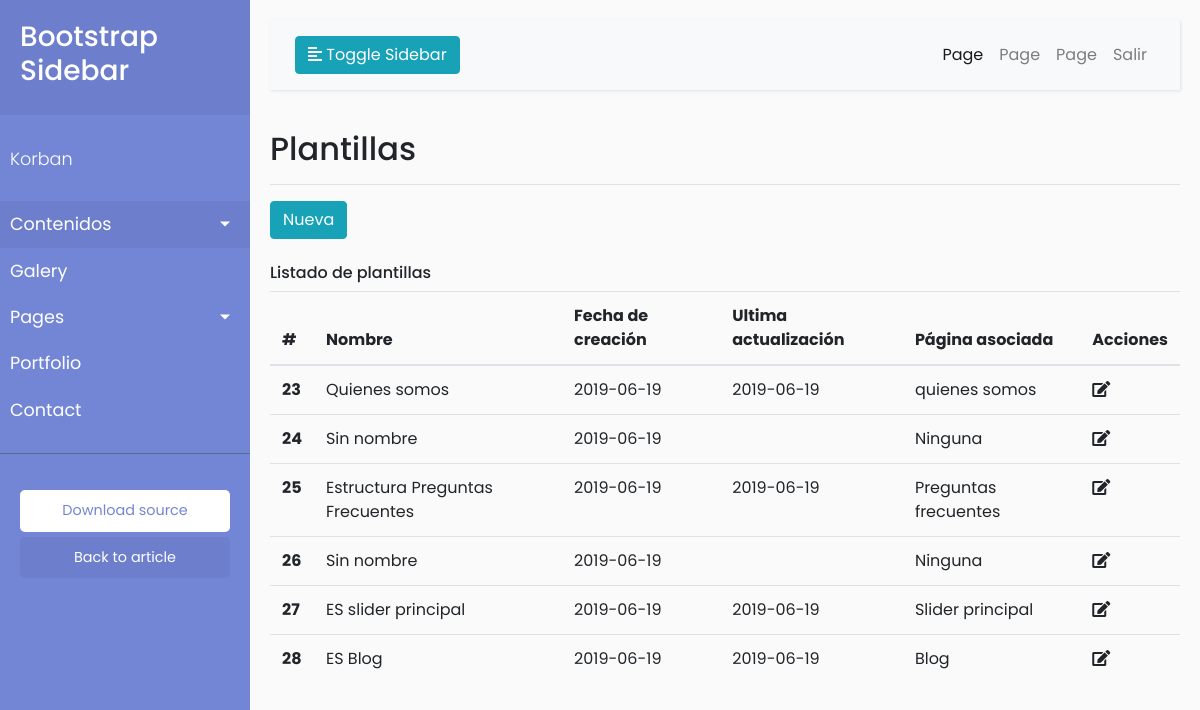
Before: /index.php/structure with the older database file.
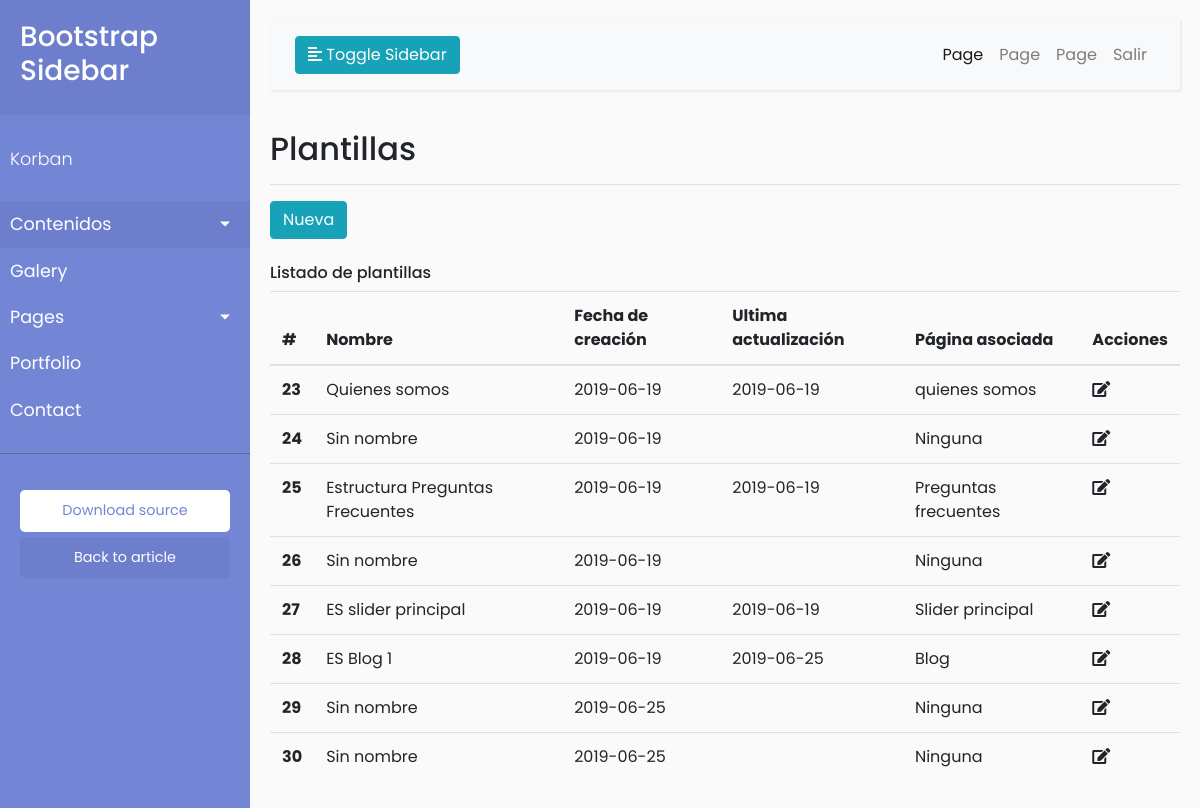
After: the same page with the newer database file.
### tables this page shows
CREATE TABLE `plantilla` (
  `id_plantilla` int(11) NOT NULL,
  `nombre` varchar(45) DEFAULT NULL,
  `fecha_creacion` date DEFAULT NULL,
  `fecha_modificacion` date DEFAULT NULL,
  `id_contenido` int(11) DEFAULT NULL
);

CREATE TABLE `contenido` (
  `id_contenido` int(11) NOT NULL,
  `nombre` varchar(45) DEFAULT NULL,
  `url` varchar(45) DEFAULT NULL,
  `fecha_creacion` date DEFAULT NULL,
  `fecha_modificacion` date DEFAULT NULL
);

### application/controllers/Structure.php (called while the page is built, shortened)
<?php
class Structure extends CI_Controller
{
   function __construct(){
      $this->load->model( 'StructureModel','structure');
   }
   public function index()
   {
      $data = array(
         'contents' => $this->structure->getContents(),
         'templates' => $this->structure->getTemplates()
      );
      $this->load->view('layout/header',$data);
      $this->load->view('structure/list',$data);
      $this->load->view('layout/footer');
   }
}

### index.php (called while the page is built, shortened)
<?php
require_once BASEPATH.'core/CodeIgniter.php';

### application/models/StructureModel.php (called while the page is built, shortened)
<?php
class StructureModel extends CI_Model
{
   public function getTemplates()
   {
      $result = $this->db->select("p.*,c.nombre as pagina")
         ->from("plantilla p")
         ->join("contenido c","c.id_contenido = p.id_contenido","left")
         ->get()
         ->result();
      return $result;
   }
}

### application/views/structure/list.php (the view)
<div class="row">
   <div class="col-12">
      <h2>Plantillas</h2>
      <hr>
   </div>
   <div class="col">
      <a class="btn btn-info" href="<?= site_url('structure/create') ?>"> Nueva </a>
   </div>
   <div class="col-12">
      <br>
      <h6>Listado de plantillas</h6>
      <div class="table-responsive">
         <table class="table">
            <thead>
               <tr>
                  <th scope="col">#</th>
                  <th scope="col">Nombre</th>
                  <th scope="col">Fecha de creación</th>
                  <th scope="col">Ultima actualización</th>
                  <th scope="col">Página asociada</th>
                  <th scope="col">Acciones</th>
               </tr>
            </thead>
            <tbody>
               <?php foreach ($templates as $template) : ?>
                  <tr>
                     <th scope="row"><?= $template->id_plantilla ?></th>
                     <td><?= $template->nombre ?></td>
                     <td><?= $template->fecha_creacion ?></td>
                     <td><?= $template->fecha_modificacion ?></td>
                     <td><?= ($template->pagina == '') ? 'Ninguna' : $template->pagina; ?></td>
                     <td><a href="<?= site_url('structure/edit/' . $template->id_plantilla) ?>"><i class="fas fa-edit"></i></a></td>
                  </tr>
               <?php endforeach; ?>
            </tbody>
         </table>
      </div>
   </div>
</div>

### application/views/layout/header.php (shortened to what this page needs)
<!doctype html>
<html lang="en">
<head>
   <link rel="stylesheet" href="<?= base_url('assets/css/bootstrap.min.css') ?>">
   <link rel="stylesheet" href="<?= base_url('assets/font-awesome/css/all.css') ?>">
   <link rel="stylesheet" href="<?= base_url('assets/css/base.css') ?>">
</head>
<body>
   <div class="wrapper">
      <nav id="sidebar">
         <div class="sidebar-header">
            <h3>Bootstrap Sidebar</h3>
         </div>
         <ul class="list-unstyled components">
            <p>Korban</p>
            <li class="active">
               <a href="#homeContents" data-toggle="collapse" aria-expanded="false" class="dropdown-toggle">Contenidos</a>
            </li>
            <li>
               <a href="<?= site_url('galeria') ?>">Galery</a>
            </li>
            <li>
               <a href="#pageSubmenu" data-toggle="collapse" aria-expanded="false" class="dropdown-toggle">Pages</a>
            </li>
            <li>
               <a href="#">Portfolio</a>
            </li>
            <li>
               <a href="#">Contact</a>
            </li>
         </ul>
         <ul class="list-unstyled CTAs">
            <li>
               <a href="https://bootstrapious.com/tutorial/files/sidebar.zip" class="download">Download source</a>
            </li>
            <li>
               <a href="https://bootstrapious.com/p/bootstrap-sidebar" class="article">Back to article</a>
            </li>
         </ul>
      </nav>
      <div id="content">
         <nav class="navbar navbar-expand-lg navbar-light bg-light">
            <div class="container-fluid">
               <button type="button" id="sidebarCollapse" class="btn btn-info">
                  <i class="fas fa-align-left"></i>
                  <span>Toggle Sidebar</span>
               </button>
               <div class="collapse navbar-collapse" id="navbarSupportedContent">
                  <ul class="nav navbar-nav ml-auto">
                     <li class="nav-item active">
                        <a class="nav-link" href="#">Page</a>
                     </li>
                     <li class="nav-item">
                        <a class="nav-link" href="#">Page</a>
                     </li>
                     <li class="nav-item">
                        <a class="nav-link" href="#">Page</a>
                     </li>
                     <li class="nav-item">
                        <a class="nav-link" href="<?= base_url('auth/logout') ?>">Salir</a>
                     </li>
                  </ul>
               </div>
            </div>
         </nav>

### application/views/layout/footer.php (shortened to what this page needs)
</div>
</div>
<link rel="stylesheet" href="<?= base_url('assets/css/styles.css') ?>">
</body>
</html>

### assets/css/base.css (style rules this page uses)
body { font-family: 'Poppins', sans-serif; background: #fafafa; }
p { font-family: 'Poppins', sans-serif; font-size: 1.1em; font-weight: 300; line-height: 1.7em; color: #999; }
a, a:hover, a:focus { color: inherit; text-decoration: none; transition: all 0.3s; }
.navbar { padding: 15px 10px; background: #fff; border: none; border-radius: 0; margin-bottom: 40px; box-shadow: 1px 1px 3px rgba(0, 0, 0, 0.1); }
.wrapper { display: flex; width: 100%; align-items: stretch; }
#sidebar { min-width: 250px; max-width: 250px; background: #7386D5; color: #fff; transition: all 0.3s; }
#sidebar .sidebar-header { padding: 20px; background: #6d7fcc; }
#sidebar ul.components { padding: 20px 0; border-bottom: 1px solid #47748b; }
#sidebar ul p { color: #fff; padding: 10px; }
#sidebar ul li a { padding: 10px; font-size: 1.1em; display: block; }
#sidebar ul li.active>a, a[aria-expanded="true"] { color: #fff; background: #6d7fcc; }
a[data-toggle="collapse"] { position: relative; }
.dropdown-toggle::after { display: block; position: absolute; top: 50%; right: 20px; transform: translateY(-50%); }
ul.CTAs { padding: 20px; }
ul.CTAs a { text-align: center; font-size: 0.9em !important; display: block; border-radius: 5px; margin-bottom: 5px; }
a.download { background: #fff; color: #7386D5; }
a.article, a.article:hover { background: #6d7fcc !important; color: #fff !important; }
#content { width: 100%; padding: 20px; min-height: 100vh; transition: all 0.3s; }

Changed rows visible on the page:
changed plantilla "Blog": nombre "ES Blog" → "ES Blog 1"; fecha_modificacion "2019-06-19" → "2019-06-25"
added plantilla: id_plantilla "29", nombre "Sin nombre", fecha_creacion "2019-06-25", shows "Ninguna"
added plantilla: id_plantilla "30", nombre "Sin nombre", fecha_creacion "2019-06-25", shows "Ninguna"
